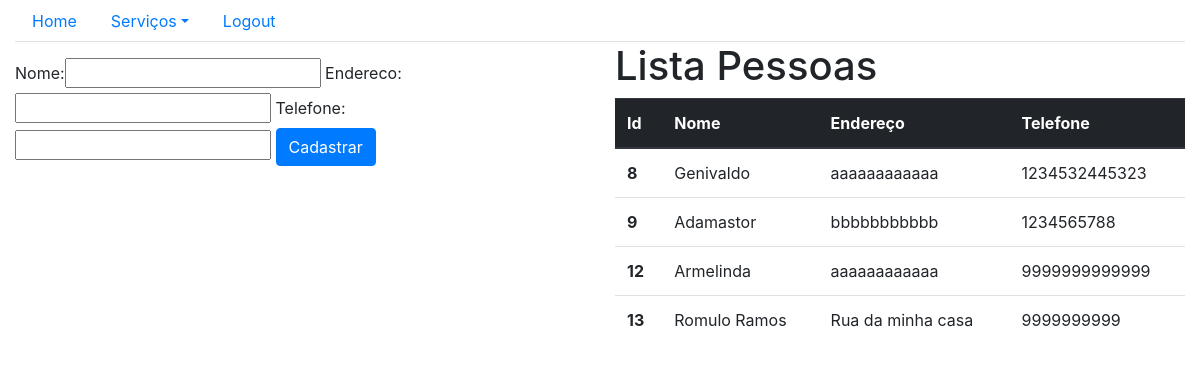
/sistema/pessoa, run on the app's committed database.
### core/models.py (models this page shows, shortened)
class Pessoa(models.Model):
    nome = models.CharField(max_length=100)
    endereco = models.CharField(max_length=200)
    telefone = models.CharField(max_length=20)

### core/views.py (the view)
# urls.py: path('pessoa', pessoa_lista, name='core_pessoa_lista'),
def pessoa_lista(request):
    lista = Pessoa.objects.all() #efetua a busca no banco de todos os objetos dessa classe
    form = PessoaForm()
    data = {'pessoas':lista, 'form':form}
    return render(request, 'core/pessoa_lista.html', data)

### core/form.py
class PessoaForm(ModelForm):
    class Meta:
        model = Pessoa
        fields = '__all__'

### core/templates/core/pessoa_lista.html (shortened to what this page needs)
{% extends 'base.html' %}
{% load bootstrap %}
{%block menu%}
    <ul class="nav nav-tabs">
        <li class="nav-item">
            <a class="nav-link" href="{% url 'core_home' %}">Home</a>
        </li>
        <li class="nav-item dropdown">
            <a class="nav-link dropdown-toggle" data-toggle="dropdown" href="#" role="button" aria-haspopup="true" aria-expanded="false">Serviços</a>
        </li>
        <li class="nav-item">
            <a class="nav-link" href="">Logout</a>
        </li>
    </ul>
{%endblock%}
{% block main %}
    <div class="row">
        <div class="col-sm-6" style="padding-top: 1rem">
            <form action="{% url 'core_pessoa_novo' %}" method="POST">
                {{ form|bootstrap }}
                <button type="submit" class="btn btn-primary">Cadastrar</button>
            </form>
        </div>
        <div class="col-sm-6">
            <h1>Lista Pessoas</h1>
            <table class="table table-hover">
                <thead class="thead-dark">
                    <tr>
                    <th scope="col">Id</th>
                    <th scope="col">Nome</th>
                    <th scope="col">Endereço</th>
                    <th scope="col">Telefone</th>
                    </tr>
                </thead>
                <tbody>
                    {% for pessoa in pessoas %}
                    <tr onclick="location.href = '{% url 'core_pessoa_update' pessoa.id%}';">
                        <th scope="row">{{pessoa.id}}</th>
                        <td>{{pessoa.nome}}</td>
                        <td>{{pessoa.endereco}}</td>
                        <td>{{pessoa.telefone}}</td>
                    </tr>
                    {% endfor %}
                </tbody>
            </table>
        </div>
    </div>
{% endblock%}

### data on the page
Pessoa: id "8", nome "Genivaldo", endereco "aaaaaaaaaaaa", telefone "1234532445323"
Pessoa: id "9", nome "Adamastor", endereco "bbbbbbbbbbb", telefone "1234565788"
Pessoa: id "12", nome "Armelinda", endereco "aaaaaaaaaaaa", telefone "9999999999999"
Pessoa: id "13", nome "Romulo Ramos", endereco "Rua da minha casa", telefone "9999999999"
